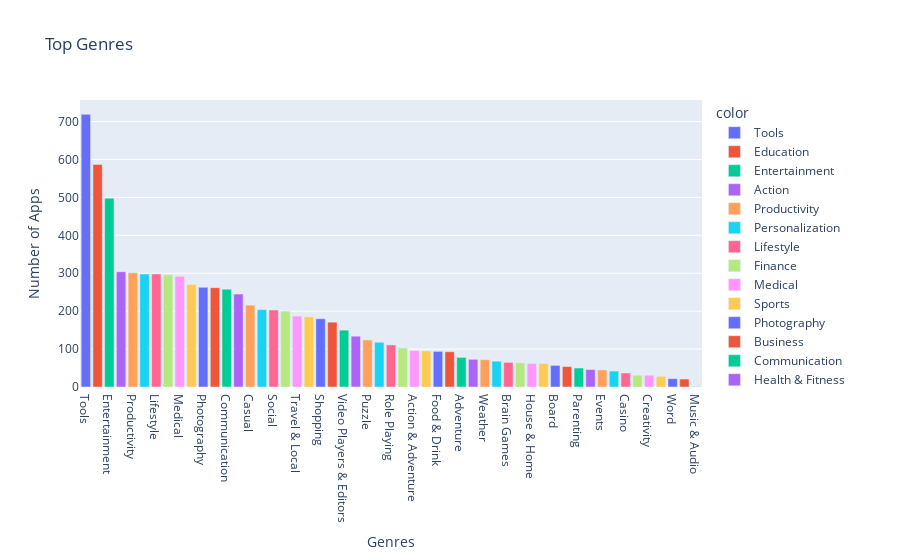

Notebook cell for this chart:
### Markdown cell above
**Challenge**: Can you create this chart with the Series containing the genre data? 

<img src=https://imgur.com/DbcoQli.png width=400>

Try experimenting with the built in colour scales in Plotly. You can find a full list [here](https://plotly.com/python/builtin-colorscales/). 

* Find a way to set the colour scale using the color_continuous_scale parameter. 
* Find a way to make the color axis disappear by using coloraxis_showscale.

### Code cell
bar = px.bar(x=num_genres.index, y=num_genres.values, title="Top Genres", labels={"x": "Genres", "y": "Number of Apps"}, color=num_genres.index, color_continuous_scale='Agsunset')
bar.show()

### Figure 1 — Plotly figure (JSON) as saved in the notebook; plotly's stock layout.template omitted (floating-point values rounded to 4 significant figures)
{"data": [{"hovertemplate": "color=Tools<br>Genres=%{x}<br>Number of Apps=%{y}<extra></extra>", "legendgroup": "Tools", "marker": {"color": "#636efa", "pattern": {"shape": ""}}, "name": "Tools", "orientation": "v", "showlegend": true, "textposition": "auto", "type": "bar", "x": ["Tools"], "xaxis": "x", "y": [719], "yaxis": "y"}, {"hovertemplate": "color=Education<br>Genres=%{x}<br>Number of Apps=%{y}<extra></extra>", "legendgroup": "Education", "marker": {"color": "#EF553B", "pattern": {"shape": ""}}, "name": "Education", "orientation": "v", "showlegend": true, "textposition": "auto", "type": "bar", "x": ["Education"], "xaxis": "x", "y": [587], "yaxis": "y"}, {"hovertemplate": "color=Entertainment<br>Genres=%{x}<br>Number of Apps=%{y}<extra></extra>", "legendgroup": "Entertainment", "marker": {"color": "#00cc96", "pattern": {"shape": ""}}, "name": "Entertainment", "orientation": "v", "showlegend": true, "textposition": "auto", "type": "bar", "x": ["Entertainment"], "xaxis": "x", "y": [498], "yaxis": "y"}, {"hovertemplate": "color=Action<br>Genres=%{x}<br>Number of Apps=%{y}<extra></extra>", "legendgroup": "Action", "marker": {"color": "#ab63fa", "pattern": {"shape": ""}}, "name": "Action", "orientation": "v", "showlegend": true, "textposition": "auto", "type": "bar", "x": ["Action"], "xaxis": "x", "y": [304], "yaxis": "y"}, {"hovertemplate": "color=Productivity<br>Genres=%{x}<br>Number of Apps=%{y}<extra></extra>", "legendgroup": "Productivity", "marker": {"color": "#FFA15A", "pattern": {"shape": ""}}, "name": "Productivity", "orientation": "v", "showlegend": true, "textposition": "auto", "type": "bar", "x": ["Productivity"], "xaxis": "x", "y": [301], "yaxis": "y"}, {"hovertemplate": "color=Personalization<br>Genres=%{x}<br>Number of Apps=%{y}<extra></extra>", "legendgroup": "Personalization", "marker": {"color": "#19d3f3", "pattern": {"shape": ""}}, "name": "Personalization", "orientation": "v", "showlegend": true, "textposition": "auto", "type": "bar", "x": ["Personalization"], "xaxis": "x", "y": [298], "yaxis": "y"}, {"hovertemplate": "color=Lifestyle<br>Genres=%{x}<br>Number of Apps=%{y}<extra></extra>", "legendgroup": "Lifestyle", "marker": {"color": "#FF6692", "pattern": {"shape": ""}}, "name": "Lifestyle", "orientation": "v", "showlegend": true, "textposition": "auto", "type": "bar", "x": ["Lifestyle"], "xaxis": "x", "y": [298], "yaxis": "y"}, {"hovertemplate": "color=Finance<br>Genres=%{x}<br>Number of Apps=%{y}<extra></extra>", "legendgroup": "Finance", "marker": {"color": "#B6E880", "pattern": {"shape": ""}}, "name": "Finance", "orientation": "v", "showlegend": true, "textposition": "auto", "type": "bar", "x": ["Finance"], "xaxis": "x", "y": [296], "yaxis": "y"}, {"hovertemplate": "color=Medical<br>Genres=%{x}<br>Number of Apps=%{y}<extra></extra>", "legendgroup": "Medical", "marker": {"color": "#FF97FF", "pattern": {"shape": ""}}, "name": "Medical", "orientation": "v", "showlegend": true, "textposition": "auto", "type": "bar", "x": ["Medical"], "xaxis": "x", "y": [292], "yaxis": "y"}, {"hovertemplate": "color=Sports<br>Genres=%{x}<br>Number of Apps=%{y}<extra></extra>", "legendgroup": "Sports", "marker": {"color": "#FECB52", "pattern": {"shape": ""}}, "name": "Sports", "orientation": "v", "showlegend": true, "textposition": "auto", "type": "bar", "x": ["Sports"], "xaxis": "x", "y": [270], "yaxis": "y"}, {"hovertemplate": "color=Photography<br>Genres=%{x}<br>Number of Apps=%{y}<extra></extra>", "legendgroup": "Photography", "marker": {"color": "#636efa", "pattern": {"shape": ""}}, "name": "Photography", "orientation": "v", "showlegend": true, "textposition": "auto", "type": "bar", "x": ["Photography"], "xaxis": "x", "y": [263], "yaxis": "y"}, {"hovertemplate": "color=Business<br>Genres=%{x}<br>Number of Apps=%{y}<extra></extra>", "legendgroup": "Business", "marker": {"color": "#EF553B", "pattern": {"shape": ""}}, "name": "Business", "orientation": "v", "showlegend": true, "textposition": "auto", "type": "bar", "x": ["Business"], "xaxis": "x", "y": [262], "yaxis": "y"}, {"hovertemplate": "color=Communication<br>Genres=%{x}<br>Number of Apps=%{y}<extra></extra>", "legendgroup": "Communication", "marker": {"color": "#00cc96", "pattern": {"shape": ""}}, "name": "Communication", "orientation": "v", "showlegend": true, "textposition": "auto", "type": "bar", "x": ["Communication"], "xaxis": "x", "y": [258], "yaxis": "y"}, {"hovertemplate": "color=Health & Fitness<br>Genres=%{x}<br>Number of Apps=%{y}<extra></extra>", "legendgroup": "Health & Fitness", "marker": {"color": "#ab63fa", "pattern": {"shape": ""}}, "name": "Health & Fitness", "orientation": "v", "showlegend": true, "textposition": "auto", "type": "bar", "x": ["Health & Fitness"], "xaxis": "x", "y": [245], "yaxis": "y"}, {"hovertemplate": "color=Casual<br>Genres=%{x}<br>Number of Apps=%{y}<extra></extra>", "legendgroup": "Casual", "marker": {"color": "#FFA15A", "pattern": {"shape": ""}}, "name": "Casual", "orientation": "v", "showlegend": true, "textposition": "auto", "type": "bar", "x": ["Casual"], "xaxis": "x", "y": [216], "yaxis": "y"}, {"hovertemplate": "color=News & Magazines<br>Genres=%{x}<br>Number of Apps=%{y}<extra></extra>", "legendgroup": "News & Magazines", "marker": {"color": "#19d3f3", "pattern": {"shape": ""}}, "name": "News & Magazines", "orientation": "v", "showlegend": true, "textposition": "auto", "type": "bar", "x": ["News & Magazines"], "xaxis": "x", "y": [204], "yaxis": "y"}, {"hovertemplate": "color=Social<br>Genres=%{x}<br>Number of Apps=%{y}<extra></extra>", "legendgroup": "Social", "marker": {"color": "#FF6692", "pattern": {"shape": ""}}, "name": "Social", "orientation": "v", "showlegend": true, "textposition": "auto", "type": "bar", "x": ["Social"], "xaxis": "x", "y": [203], "yaxis": "y"}, {"hovertemplate": "color=Simulation<br>Genres=%{x}<br>Number of Apps=%{y}<extra></extra>", "legendgroup": "Simulation", "marker": {"color": "#B6E880", "pattern": {"shape": ""}}, "name": "Simulation", "orientation": "v", "showlegend": true, "textposition": "auto", "type": "bar", "x": ["Simulation"], "xaxis": "x", "y": [200], "yaxis": "y"}, {"hovertemplate": "color=Travel & Local<br>Genres=%{x}<br>Number of Apps=%{y}<extra></extra>", "legendgroup": "Travel & Local", "marker": {"color": "#FF97FF", "pattern": {"shape": ""}}, "name": "Travel & Local", "orientation": "v", "showlegend": true, "textposition": "auto", "type": "bar", "x": ["Travel & Local"], "xaxis": "x", "y": [187], "yaxis": "y"}, {"hovertemplate": "color=Arcade<br>Genres=%{x}<br>Number of Apps=%{y}<extra></extra>", "legendgroup": "Arcade", "marker": {"color": "#FECB52", "pattern": {"shape": ""}}, "name": "Arcade", "orientation": "v", "showlegend": true, "textposition": "auto", "type": "bar", "x": ["Arcade"], "xaxis": "x", "y": [185], "yaxis": "y"}, {"hovertemplate": "color=Shopping<br>Genres=%{x}<br>Number of Apps=%{y}<extra></extra>", "legendgroup": "Shopping", "marker": {"color": "#636efa", "pattern": {"shape": ""}}, "name": "Shopping", "orientation": "v", "showlegend": true, "textposition": "auto", "type": "bar", "x": ["Shopping"], "xaxis": "x", "y": [180], "yaxis": "y"}, {"hovertemplate": "color=Books & Reference<br>Genres=%{x}<br>Number of Apps=%{y}<extra></extra>", "legendgroup": "Books & Reference", "marker": {"color": "#EF553B", "pattern": {"shape": ""}}, "name": "Books & Reference", "orientation": "v", "showlegend": true, "textposition": "auto", "type": "bar", "x": ["Books & Reference"], "xaxis": "x", "y": [171], "yaxis": "y"}, {"hovertemplate": "color=Video Players & Editors<br>Genres=%{x}<br>Number of Apps=%{y}<extra></extra>", "legendgroup": "Video Players & Editors", "marker": {"color": "#00cc96", "pattern": {"shape": ""}}, "name": "Video Players & Editors", "orientation": "v", "showlegend": true, "textposition": "auto", "type": "bar", "x": ["Video Players & Editors"], "xaxis": "x", "y": [150], "yaxis": "y"}, {"hovertemplate": "color=Dating<br>Genres=%{x}<br>Number of Apps=%{y}<extra></extra>", "legendgroup": "Dating", "marker": {"color": "#ab63fa", "pattern": {"shape": ""}}, "name": "Dating", "orientation": "v", "showlegend": true, "textposition": "auto", "type": "bar", "x": ["Dating"], "xaxis": "x", "y": [134], "yaxis": "y"}, {"hovertemplate": "color=Puzzle<br>Genres=%{x}<br>Number of Apps=%{y}<extra></extra>", "legendgroup": "Puzzle", "marker": {"color": "#FFA15A", "pattern": {"shape": ""}}, "name": "Puzzle", "orientation": "v", "showlegend": true, "textposition": "auto", "type": "bar", "x": ["Puzzle"], "xaxis": "x", "y": [124], "yaxis": "y"}, {"hovertemplate": "color=Maps & Navigation<br>Genres=%{x}<br>Number of Apps=%{y}<extra></extra>", "legendgroup": "Maps & Navigation", "marker": {"color": "#19d3f3", "pattern": {"shape": ""}}, "name": "Maps & Navigation", "orientation": "v", "showlegend": true, "textposition": "auto", "type": "bar", "x": ["Maps & Navigation"], "xaxis": "x", "y": [118], "yaxis": "y"}, {"hovertemplate": "color=Role Playing<br>Genres=%{x}<br>Number of Apps=%{y}<extra></extra>", "legendgroup": "Role Playing", "marker": {"color": "#FF6692", "pattern": {"shape": ""}}, "name": "Role Playing", "orientation": "v", "showlegend": true, "textposition": "auto", "type": "bar", "x": ["Role Playing"], "xaxis": "x", "y": [111], "yaxis": "y"}, {"hovertemplate": "color=Racing<br>Genres=%{x}<br>Number of Apps=%{y}<extra></extra>", "legendgroup": "Racing", "marker": {"color": "#B6E880", "pattern": {"shape": ""}}, "name": "Racing", "orientation": "v", "showlegend": true, "textposition": "auto", "type": "bar", "x": ["Racing"], "xaxis": "x", "y": [103], "yaxis": "y"}, {"hovertemplate": "color=Action & Adventure<br>Genres=%{x}<br>Number of Apps=%{y}<extra></extra>", "legendgroup": "Action & Adventure", "marker": {"color": "#FF97FF", "pattern": {"shape": ""}}, "name": "Action & Adventure", "orientation": "v", "showlegend": true, "textposition": "auto", "type": "bar", "x": ["Action & Adventure"], "xaxis": "x", "y": [96], "yaxis": "y"}, {"hovertemplate": "color=Strategy<br>Genres=%{x}<br>Number of Apps=%{y}<extra></extra>", "legendgroup": "Strategy", "marker": {"color": "#FECB52", "pattern": {"shape": ""}}, "name": "Strategy", "orientation": "v", "showlegend": true, "textposition": "auto", "type": "bar", "x": ["Strategy"], "xaxis": "x", "y": [95], "yaxis": "y"}, {"hovertemplate": "color=Food & Drink<br>Genres=%{x}<br>Number of Apps=%{y}<extra></extra>", "legendgroup": "Food & Drink", "marker": {"color": "#636efa", "pattern": {"shape": ""}}, "name": "Food & Drink", "orientation": "v", "showlegend": true, "textposition": "auto", "type": "bar", "x": ["Food & Drink"], "xaxis": "x", "y": [94], "yaxis": "y"}, {"hovertemplate": "color=Educational<br>Genres=%{x}<br>Number of Apps=%{y}<extra></extra>", "legendgroup": "Educational", "marker": {"color": "#EF553B", "pattern": {"shape": ""}}, "name": "Educational", "orientation": "v", "showlegend": true, "textposition": "auto", "type": "bar", "x": ["Educational"], "xaxis": "x", "y": [93], "yaxis": "y"}, {"hovertemplate": "color=Adventure<br>Genres=%{x}<br>Number of Apps=%{y}<extra></extra>", "legendgroup": "Adventure", "marker": {"color": "#00cc96", "pattern": {"shape": ""}}, "name": "Adventure", "orientation": "v", "showlegend": true, "textposition": "auto", "type": "bar", "x": ["Adventure"], "xaxis": "x", "y": [78], "yaxis": "y"}, {"hovertemplate": "color=Auto & Vehicles<br>Genres=%{x}<br>Number of Apps=%{y}<extra></extra>", "legendgroup": "Auto & Vehicles", "marker": {"color": "#ab63fa", "pattern": {"shape": ""}}, "name": "Auto & Vehicles", "orientation": "v", "showlegend": true, "textposition": "auto", "type": "bar", "x": ["Auto & Vehicles"], "xaxis": "x", "y": [73], "yaxis": "y"}, {"hovertemplate": "color=Weather<br>Genres=%{x}<br>Number of Apps=%{y}<extra></extra>", "legendgroup": "Weather", "marker": {"color": "#FFA15A", "pattern": {"shape": ""}}, "name": "Weather", "orientation": "v", "showlegend": true, "textposition": "auto", "type": "bar", "x": ["Weather"], "xaxis": "x", "y": [72], "yaxis": "y"}, {"hovertemplate": "color=Pretend Play<br>Genres=%{x}<br>Number of Apps=%{y}<extra></extra>", "legendgroup": "Pretend Play", "marker": {"color": "#19d3f3", "pattern": {"shape": ""}}, "name": "Pretend Play", "orientation": "v", "showlegend": true, "textposition": "auto", "type": "bar", "x": ["Pretend Play"], "xaxis": "x", "y": [68], "yaxis": "y"}, {"hovertemplate": "color=Brain Games<br>Genres=%{x}<br>Number of Apps=%{y}<extra></extra>", "legendgroup": "Brain Games", "marker": {"color": "#FF6692", "pattern": {"shape": ""}}, "name": "Brain Games", "orientation": "v", "showlegend": true, "textposition": "auto", "type": "bar", "x": ["Brain Games"], "xaxis": "x", "y": [65], "yaxis": "y"}, {"hovertemplate": "color=Libraries & Demo<br>Genres=%{x}<br>Number of Apps=%{y}<extra></extra>", "legendgroup": "Libraries & Demo", "marker": {"color": "#B6E880", "pattern": {"shape": ""}}, "name": "Libraries & Demo", "orientation": "v", "showlegend": true, "textposition": "auto", "type": "bar", "x": ["Libraries & Demo"], "xaxis": "x", "y": [64], "yaxis": "y"}, {"hovertemplate": "color=House & Home<br>Genres=%{x}<br>Number of Apps=%{y}<extra></extra>", "legendgroup": "House & Home", "marker": {"color": "#FF97FF", "pattern": {"shape": ""}}, "name": "House & Home", "orientation": "v", "showlegend": true, "textposition": "auto", "type": "bar", "x": ["House & Home"], "xaxis": "x", "y": [62], "yaxis": "y"}, {"hovertemplate": "color=Art & Design<br>Genres=%{x}<br>Number of Apps=%{y}<extra></extra>", "legendgroup": "Art & Design", "marker": {"color": "#FECB52", "pattern": {"shape": ""}}, "name": "Art & Design", "orientation": "v", "showlegend": true, "textposition": "auto", "type": "bar", "x": ["Art & Design"], "xaxis": "x", "y": [62], "yaxis": "y"}, {"hovertemplate": "color=Board<br>Genres=%{x}<br>Number of Apps=%{y}<extra></extra>", "legendgroup": "Board", "marker": {"color": "#636efa", "pattern": {"shape": ""}}, "name": "Board", "orientation": "v", "showlegend": true, "textposition": "auto", "type": "bar", "x": ["Board"], "xaxis": "x", "y": [57], "yaxis": "y"}, {"hovertemplate": "color=Comics<br>Genres=%{x}<br>Number of Apps=%{y}<extra></extra>", "legendgroup": "Comics", "marker": {"color": "#EF553B", "pattern": {"shape": ""}}, "name": "Comics", "orientation": "v", "showlegend": true, "textposition": "auto", "type": "bar", "x": ["Comics"], "xaxis": "x", "y": [54], "yaxis": "y"}, {"hovertemplate": "color=Parenting<br>Genres=%{x}<br>Number of Apps=%{y}<extra></extra>", "legendgroup": "Parenting", "marker": {"color": "#00cc96", "pattern": {"shape": ""}}, "name": "Parenting", "orientation": "v", "showlegend": true, "textposition": "auto", "type": "bar", "x": ["Parenting"], "xaxis": "x", "y": [50], "yaxis": "y"}, {"hovertemplate": "color=Card<br>Genres=%{x}<br>Number of Apps=%{y}<extra></extra>", "legendgroup": "Card", "marker": {"color": "#ab63fa", "pattern": {"shape": ""}}, "name": "Card", "orientation": "v", "showlegend": true, "textposition": "auto", "type": "bar", "x": ["Card"], "xaxis": "x", "y": [46], "yaxis": "y"}, {"hovertemplate": "color=Events<br>Genres=%{x}<br>Number of Apps=%{y}<extra></extra>", "legendgroup": "Events", "marker": {"color": "#FFA15A", "pattern": {"shape": ""}}, "name": "Events", "orientation": "v", "showlegend": true, "textposition": "auto", "type": "bar", "x": ["Events"], "xaxis": "x", "y": [45], "yaxis": "y"}, {"hovertemplate": "color=Beauty<br>Genres=%{x}<br>Number of Apps=%{y}<extra></extra>", "legendgroup": "Beauty", "marker": {"color": "#19d3f3", "pattern": {"shape": ""}}, "name": "Beauty", "orientation": "v", "showlegend": true, "textposition": "auto", "type": "bar", "x": ["Beauty"], "xaxis": "x", "y": [42], "yaxis": "y"}, {"hovertemplate": "color=Casino<br>Genres=%{x}<br>Number of Apps=%{y}<extra></extra>", "legendgroup": "Casino", "marker": {"color": "#FF6692", "pattern": {"shape": ""}}, "name": "Casino", "orientation": "v", "showlegend": true, "textposition": "auto", "type": "bar", "x": ["Casino"], "xaxis": "x", "y": [37], "yaxis": "y"}, {"hovertemplate": "color=Music & Video<br>Genres=%{x}<br>Number of Apps=%{y}<extra></extra>", "legendgroup": "Music & Video", "marker": {"color": "#B6E880", "pattern": {"shape": ""}}, "name": "Music & Video", "orientation": "v", "showlegend": true, "textposition": "auto", "type": "bar", "x": ["Music & Video"], "xaxis": "x", "y": [31], "yaxis": "y"}, {"hovertemplate": "color=Creativity<br>Genres=%{x}<br>Number of Apps=%{y}<extra></extra>", "legendgroup": "Creativity", "marker": {"color": "#FF97FF", "pattern": {"shape": ""}}, "name": "Creativity", "orientation": "v", "showlegend": true, "textposition": "auto", "type": "bar", "x": ["Creativity"], "xaxis": "x", "y": [31], "yaxis": "y"}, {"hovertemplate": "color=Trivia<br>Genres=%{x}<br>Number of Apps=%{y}<extra></extra>", "legendgroup": "Trivia", "marker": {"color": "#FECB52", "pattern": {"shape": ""}}, "name": "Trivia", "orientation": "v", "showlegend": true, "textposition": "auto", "type": "bar", "x": ["Trivia"], "xaxis": "x", "y": [28], "yaxis": "y"}, {"hovertemplate": "color=Word<br>Genres=%{x}<br>Number of Apps=%{y}<extra></extra>", "legendgroup": "Word", "marker": {"color": "#636efa", "pattern": {"shape": ""}}, "name": "Word", "orientation": "v", "showlegend": true, "textposition": "auto", "type": "bar", "x": ["Word"], "xaxis": "x", "y": [22], "yaxis": "y"}, {"hovertemplate": "color=Music<br>Genres=%{x}<br>Number of Apps=%{y}<extra></extra>", "legendgroup": "Music", "marker": {"color": "#EF553B", "pattern": {"shape": ""}}, "name": "Music", "orientation": "v", "showlegend": true, "textposition": "auto", "type": "bar", "x": ["Music"], "xaxis": "x", "y": [21], "yaxis": "y"}, {"hovertemplate": "color=Music & Audio<br>Genres=%{x}<br>Number of Apps=%{y}<extra></extra>", "legendgroup": "Music & Audio", "marker": {"color": "#00cc96", "pattern": {"shape": ""}}, "name": "Music & Audio", "orientation": "v", "showlegend": true, "textposition": "auto", "type": "bar", "x": ["Music & Audio"], "xaxis": "x", "y": [1], "yaxis": "y"}], "layout": {"barmode": "relative", "legend": {"title": {"text": "color"}, "tracegroupgap": 0}, "title": {"text": "Top Genres"}, "xaxis": {"anchor": "y", "domain": [0, 1], "title": {"text": "Genres"}}, "yaxis": {"anchor": "x", "domain": [0, 1], "title": {"text": "Number of Apps"}}}}
